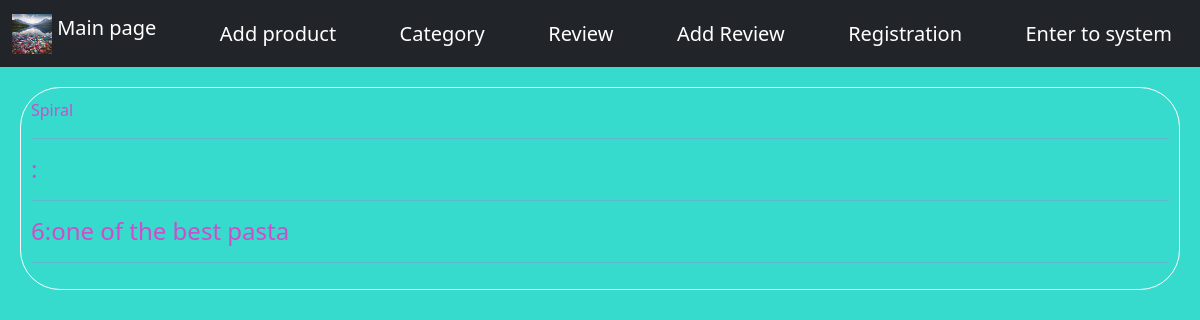
Before: /products/3/ with the older database file.
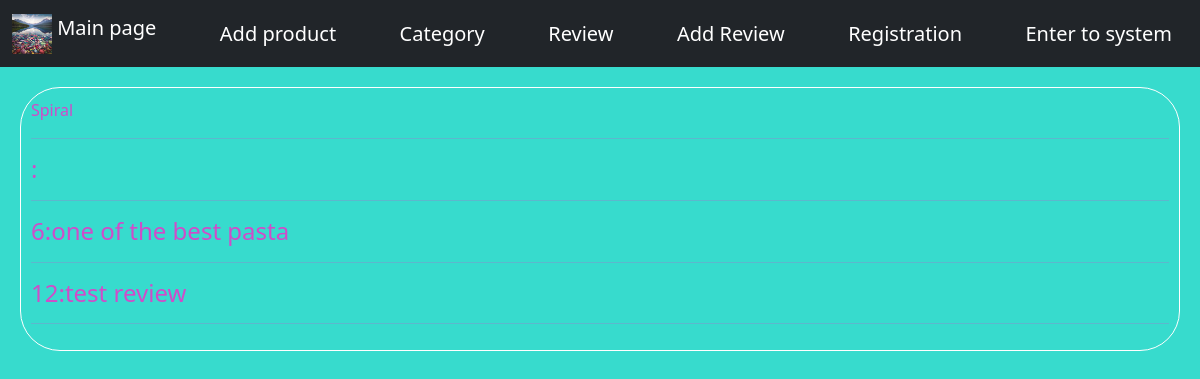
After: the same page with the newer database file.
### coles_shop/models.py (models this page shows, shortened)
class Product(models.Model):
    title = models.CharField(max_length=255, blank=False)
    description = models.CharField(max_length=255, blank=False)
    price = models.IntegerField(default=20, blank=False)
    category = models.ForeignKey(Category, on_delete=models.CASCADE)

class Review(models.Model):
    text = models.CharField(max_length=255)
    date = models.DateField(null=True, blank=True)
    product = models.ForeignKey(Product, on_delete=models.CASCADE)

### coles_shop/views.py (the view)
# urls.py: path('products/<int:id>/', views.product_item),
def product_item(request, id):
    product = Product.objects.get(id=id)
    data = {
        'product': product,
    }
    reviews = Review.objects.filter(product_id=id)
    products = Product.objects.filter(id=id)
    data = {
        'product': product,
        'reviews': reviews,
        'products': products,
    }
    return render(request, 'product.html', context=data)

### templates/product.html (shortened to what this page needs)
{% extends 'layout.html' %}
{% block content %}
    <h1 class="white-tag"> {{ product.title }}</h1>
    <hr>
    {% for product in products %}
        <h4> {{ products.id }}:{{ products.category }}</h4>
    {% endfor %}
    <hr>
    {% for review in reviews %}
        <h4> {{ review.id }}:{{ review.text }}</h4>
        <hr>
    {% endfor %}
{% endblock %}

Changed rows visible on the page:
added Review: id "12", text "test review"
